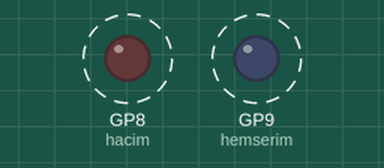
This program was run on a simulated Raspberry Pi Pico running MicroPython. Parts: output pins drawn as LEDs (lit = HIGH). Wiring (from the project's diagram.json): red LED on GP8, blue LED on GP9. Dashed ring = blinking.

Above: at 0.05 s.
Timing chart, 0 to 3.0 s (numbered marks = the images above):
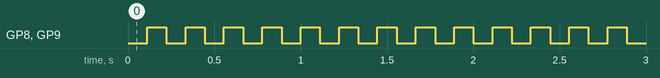

Measured:
- by itself, GP8 (hacim), GP9 (hemserim): alternates HIGH for 0.11 s and LOW for 0.11 s

The program:

main.py
```python
from machine import Pin, Timer
import time

timer=Timer()
timer1=Timer()
hemserim = Pin(9, Pin.OUT)
hacim = Pin(8, Pin.OUT)

def isik(timer):
    hemserim.toggle()
def isik1(timer1):
    hacim.toggle()

timer.init(freq=9, mode=Timer.PERIODIC,  callback=isik)
# time.sleep(0.5)
timer1.init(freq=9, mode=Timer.PERIODIC,  callback=isik1)
```
